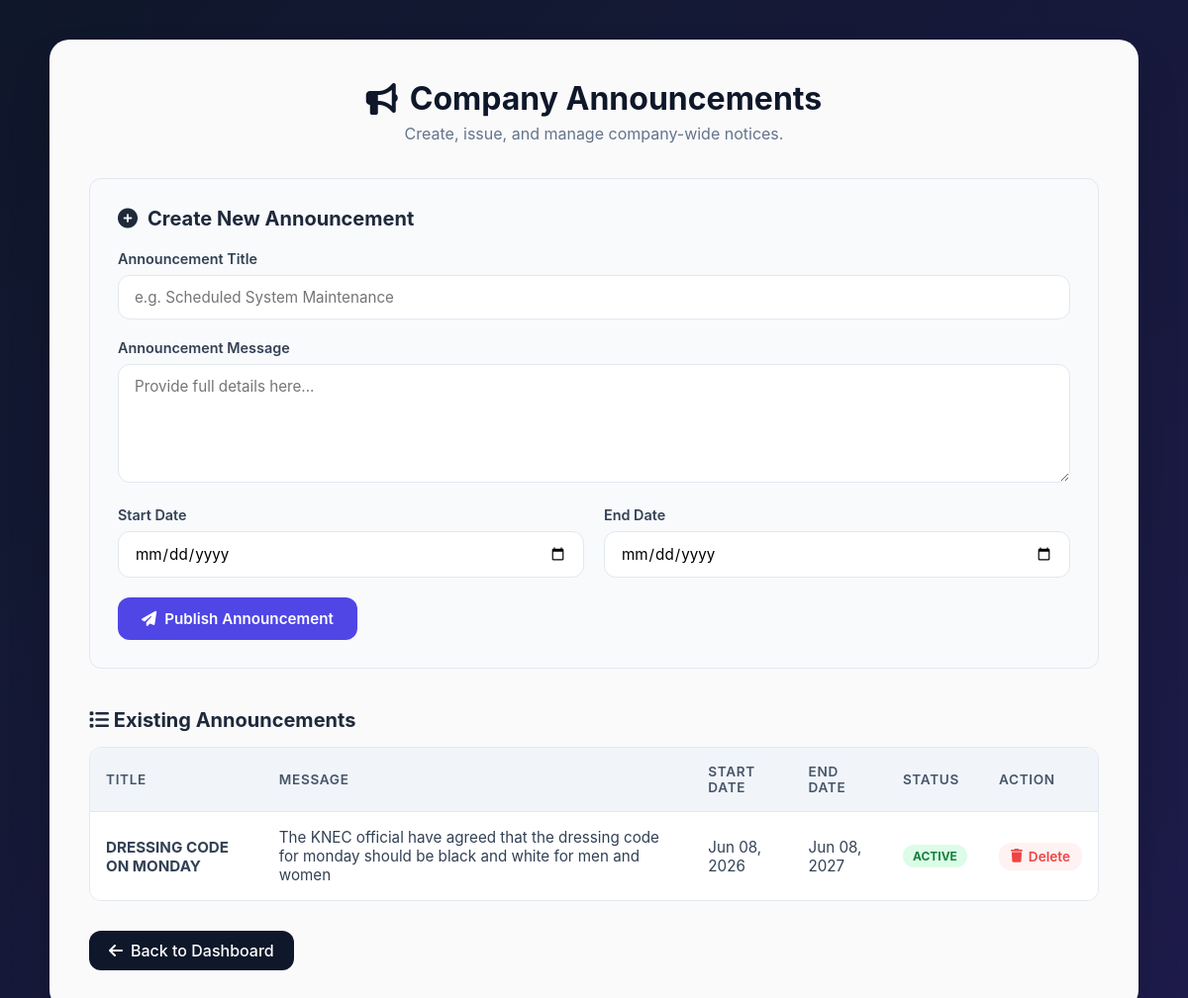
The app's page /manage_announcements.php (signed in) with its own data.
### tables this page shows
CREATE TABLE `announcements` (
  `id` int(11) NOT NULL,
  `title` varchar(255) NOT NULL,
  `message` text NOT NULL,
  `start_date` date NOT NULL,
  `end_date` date NOT NULL,
  `created_by` int(11) DEFAULT NULL,
  `created_at` timestamp NOT NULL DEFAULT current_timestamp()
);

### manage_announcements.php (the view, shortened to what this page needs)
<?php
require_once("connect.php");
$result = $conn->query("SELECT * FROM announcements ORDER BY created_at DESC");
?>
<!DOCTYPE html>
<html lang="en">
<head>
    <link rel="stylesheet" href="https://cdnjs.cloudflare.com/ajax/libs/font-awesome/6.5.1/css/all.min.css">
</head>
<body>
<div class="container">
    <div class="header">
        <h1><i class="fa-solid fa-bullhorn"></i> Company Announcements</h1>
        <p>Create, issue, and manage company-wide notices.</p>
    </div>
    <div class="form-card">
        <h2><i class="fa-solid fa-plus-circle"></i> Create New Announcement</h2>
        <form method="POST">
            <div class="form-group">
                <label for="title">Announcement Title</label>
                <input type="text" id="title" name="title" placeholder="e.g. Scheduled System Maintenance" required>
            </div>
            <div class="form-group">
                <label for="message">Announcement Message</label>
                <textarea id="message" name="message" placeholder="Provide full details here..." required></textarea>
            </div>
            <div class="date-grid">
                <div class="form-group">
                    <label for="start_date">Start Date</label>
                    <input type="date" id="start_date" name="start_date" required>
                </div>
                <div class="form-group">
                    <label for="end_date">End Date</label>
                    <input type="date" id="end_date" name="end_date" required>
                </div>
            </div>
            <button type="submit" name="add_announcement" class="btn">
                <i class="fa-solid fa-paper-plane"></i> Publish Announcement
            </button>
        </form>
    </div>
    <h2 style="font-size: 1.25rem; margin-bottom: 15px; color: #1e293b;">
        <i class="fa-solid fa-list"></i> Existing Announcements
    </h2>
    <div class="table-wrapper">
        <table>
            <thead>
                <tr>
                    <th>Title</th>
                    <th>Message</th>
                    <th>Start Date</th>
                    <th>End Date</th>
                    <th>Status</th>
                    <th>Action</th>
                </tr>
            </thead>
            <tbody>
            <?php if ($result && $result->num_rows > 0): ?>
                <?php while ($row = $result->fetch_assoc()): ?>
                    <?php
                        $is_active = $row['end_date'] >= date("Y-m-d");
                    ?>
                    <tr>
                        <td><strong><?= htmlspecialchars($row['title']); ?></strong></td>
                        <td><?= htmlspecialchars($row['message']); ?></td>
                        <td><?= date("M d, Y", strtotime($row['start_date'])); ?></td>
                        <td><?= date("M d, Y", strtotime($row['end_date'])); ?></td>
                        <td>
                            <span class="badge <?= $is_active ? 'badge-active' : 'badge-expired'; ?>">
                                <?= $is_active ? 'Active' : 'Expired'; ?>
                            </span>
                        </td>
                        <td>
                            <a href="manage_announcements.php?delete=<?= $row['id']; ?>"
                               class="delete-btn"
                               onclick="return confirm('Are you sure you want to delete this announcement?');">
                                <i class="fa-solid fa-trash"></i> Delete
                            </a>
                        </td>
                    </tr>
                <?php endwhile; ?>
            <?php endif; ?>
            </tbody>
        </table>
    </div>
    <a href="super_admin_dashboard.php" class="back-btn">
        <i class="fa-solid fa-arrow-left"></i> Back to Dashboard
    </a>
</div>
</body>
</html>

### manage_announcements.php (style rules this page uses)
:root { --primary: #4f46e5; --primary-hover: #4338ca; --bg-gradient: linear-gradient(135deg, #0f172a 0%, #1e1b4b 100%); --card-bg: rgba(255, 255, 255, 0.98); --text-main: #0f172a; --text-muted: #64748b; --border-color: #e2e8f0; --radius: 12px; }
* { box-sizing: border-box; margin: 0; padding: 0; font-family: 'Inter', system-ui, -apple-system, sans-serif; }
body { min-height: 100vh; padding: 40px 20px; background: var(--bg-gradient); color: var(--text-main); }
.container { max-width: 1100px; margin: auto; background: var(--card-bg); padding: 40px; border-radius: 20px; box-shadow: 0 25px 50px -12px rgba(0, 0, 0, 0.25); backdrop-filter: blur(10px); }
.header { text-align: center; margin-bottom: 35px; }
.header h1 { font-size: 2rem; font-weight: 700; color: var(--text-main); display: flex; align-items: center; justify-content: center; gap: 12px; }
.header p { color: var(--text-muted); margin-top: 6px; }
.form-card { background: #f8fafc; padding: 28px; border-radius: var(--radius); margin-bottom: 40px; border: 1px solid var(--border-color); }
.form-card h2 { font-size: 1.25rem; margin-bottom: 20px; display: flex; align-items: center; gap: 10px; color: #1e293b; }
.form-group { margin-bottom: 20px; }
.form-group label { display: block; font-weight: 600; font-size: 0.9rem; margin-bottom: 8px; color: #334155; }
.form-group input, .form-group textarea { width: 100%; padding: 12px 16px; border: 1px solid var(--border-color); border-radius: var(--radius); outline: none; font-size: 0.95rem; transition: all 0.2s ease; background: #ffffff; }
.form-group textarea { min-height: 120px; resize: vertical; }
.date-grid { display: grid; grid-template-columns: 1fr 1fr; gap: 20px; }
.btn { background: var(--primary); color: white; border: none; padding: 12px 24px; border-radius: var(--radius); cursor: pointer; font-weight: 600; font-size: 0.95rem; display: inline-flex; align-items: center; gap: 8px; transition: all 0.2s ease; }
.table-wrapper { overflow-x: auto; border-radius: var(--radius); border: 1px solid var(--border-color); }
table { width: 100%; border-collapse: collapse; background: white; text-align: left; }
th { background: #f1f5f9; color: #475569; font-weight: 600; padding: 16px; font-size: 0.85rem; text-transform: uppercase; letter-spacing: 0.05em; border-bottom: 1px solid var(--border-color); }
td { padding: 16px; border-bottom: 1px solid var(--border-color); color: #334155; font-size: 0.95rem; }
tr:last-child td { border-bottom: none; }
.badge { display: inline-block; padding: 4px 10px; border-radius: 9999px; font-size: 0.75rem; font-weight: 700; text-transform: uppercase; }
.badge-active { background: #dcfce7; color: #15803d; }
.delete-btn { display: inline-flex; align-items: center; gap: 6px; color: #ef4444; background: #fef2f2; padding: 6px 12px; border-radius: var(--radius); text-decoration: none; font-weight: 600; font-size: 0.85rem; transition: all 0.2s ease; }
.back-btn { display: inline-flex; align-items: center; gap: 8px; margin-top: 30px; padding: 10px 20px; background: #0f172a; color: white; text-decoration: none; border-radius: var(--radius); font-weight: 500; transition: all 0.2s ease; }

### records on screen
announcements: title "DRESSING CODE ON MONDAY", message "The KNEC official have agreed that the dressing code for monday should be black and white for men and women", start_date "Jun 08, 2026", end_date "Jun 08, 2027", shows "ACTIVE"
